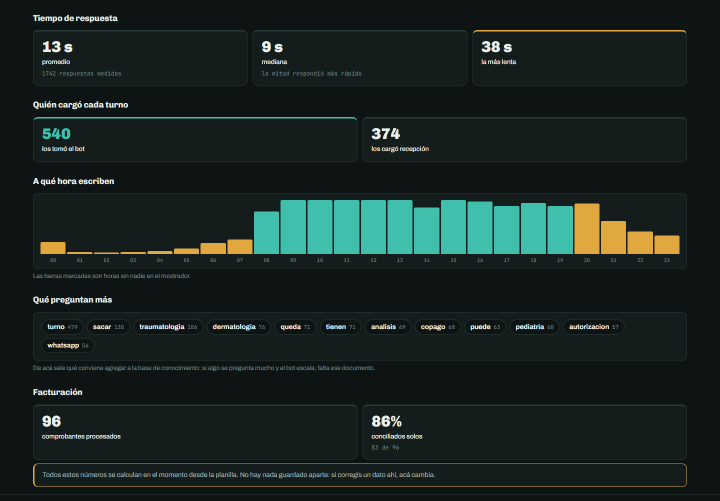
#> input picture diseno/assets/casos/sanatorio-metricas-v2.png, 1440 x 1002 px (shown at 1/2 size)
$ python optimizar_imagenes.py
#> lines starting #> are read from the running program, lines starting #| are printed output that depends on the picture
# -*- coding: utf-8 -*-
"""Pasa las imágenes fuente a WebP livianas para el sitio (sitio/img/).

Fuentes:
  diseno/assets/   las del diseño original (marca, fondos espaciales, capturas de casos)
  capturas/        las que saca scripts/capturar_casos.py (Sáenz, carta de La Sfoglia)

Cada captura sale en dos anchos (800 y 1600, nunca más que el original) para el srcset:
el celular baja la chica y una pantalla grande o retina, la grande. Al final imprime las
medidas reales, que son las que van en los width/height del HTML (así no salta el layout).

Uso:  python scripts/optimizar_imagenes.py
"""
import os
from PIL import Image

AQUI = os.path.dirname(os.path.abspath(__file__))
REPO = os.path.dirname(AQUI)
DISENO = os.path.join(REPO, 'diseno', 'assets')
CAPTURAS = os.path.join(REPO, 'capturas')
SALIDA = os.path.join(REPO, 'sitio', 'img')

# nombre de salida: (fuente, anchos)
CASOS = {
    'sanatorio-metricas': (os.path.join(DISENO, 'casos', 'sanatorio-metricas-v2.png'), (800, 1600)),
    'sanatorio-agenda': (os.path.join(DISENO, 'casos', 'sanatorio-agenda-v2.png'), (800, 1600)),
    'sanatorio-conversacion': (os.path.join(DISENO, 'casos', 'sanatorio-conversacion-v2.png'), (800, 1600)),
    'sfoglia-panel': (os.path.join(DISENO, 'casos', 'sfoglia-panel.png'), (800, 1600)),
    'sfoglia-carta': (os.path.join(CAPTURAS, 'sfoglia-carta.png'), (800, 1600)),
    'toba-portada': (os.path.join(DISENO, 'casos', 'toba-hero.png'), (800, 1600)),
    'toba-catalogo': (os.path.join(DISENO, 'casos', 'toba-catalogo.png'), (800, 1600)),
    'saenz-conciliacion': (os.path.join(CAPTURAS, 'saenz-conciliacion.png'), (800, 1600)),
    'saenz-saldos': (os.path.join(CAPTURAS, 'saenz-saldos.png'), (800, 1600)),
    'saenz-mora': (os.path.join(CAPTURAS, 'saenz-mora.png'), (800, 1600)),
    'fondo-aurora': (os.path.join(DISENO, 'space', 'aurora-verde.jpg'), (800, 1280)),
    'fondo-via-lactea': (os.path.join(DISENO, 'space', 'via-lactea.jpg'), (800, 1280)),
    'fondo-luna': (os.path.join(DISENO, 'space', 'luna.jpg'), (800, 1280)),
}
# Marca: un solo tamaño, a 3x de lo que se muestra (se ve nítida en cualquier pantalla)
MARCA = {
    'isotipo': (os.path.join(DISENO, 'brand', 'mark.png'), {'alto': 128}),
    'logotipo': (os.path.join(DISENO, 'brand', 'wordmark.png'), {'alto': 96}),
}


def guardar(im, ruta, calidad=82):
    im.save(ruta, 'WEBP', quality=calidad, method=6)
    return os.path.getsize(ruta) // 1024


def main():
    os.makedirs(SALIDA, exist_ok=True)
    print(f'{"archivo":34} {"medidas":>11}  peso')
    for nombre, (fuente, anchos) in CASOS.items():
        im = Image.open(fuente)
#> im is the input picture: PIL image 1440x1002 RGB; mean R, G, B 24.8, 37.4, 34
        im = im.convert('RGB')
        for ancho in anchos:
            ancho = min(ancho, im.width)
            alto = round(im.height * ancho / im.width)
            ruta = os.path.join(SALIDA, f'{nombre}-{ancho}.webp')
            # Los fondos van atenuados (opacidad .3 a .78): aguantan bastante menos calidad
            kb = guardar(im.resize((ancho, alto), Image.LANCZOS), ruta, 66 if nombre.startswith('fondo-') else 82)
            print(f'{os.path.basename(ruta):34} {ancho:>5}x{alto:<5}  {kb} KB')
#> this loop made 2 passes
#> kb on passes 1 to 2: 18, 44
#| sanatorio-metricas-800.webp          800x557    18 KB
#| sanatorio-metricas-1440.webp        1440x1002   44 KB
#> pass 1, in guardar, `im.save(ruta, 'WEBP', quality=calidad, method=6)`:
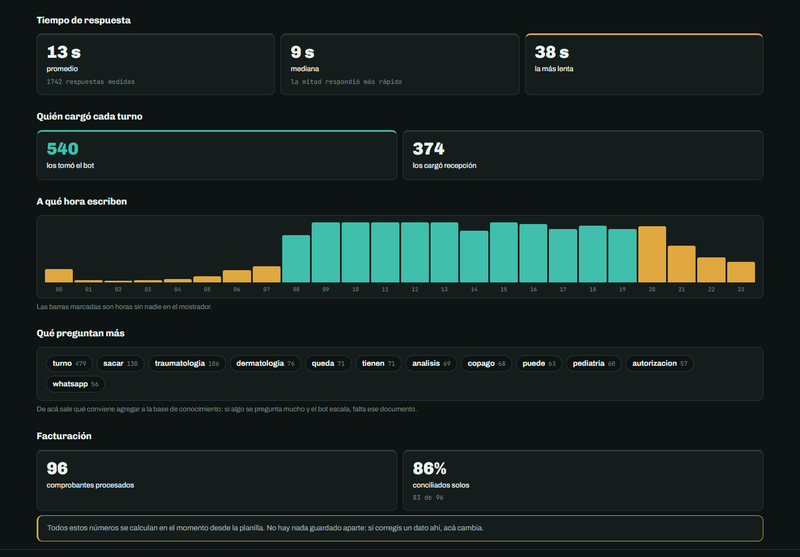
#> saved as sanatorio-metricas-800.webp: PIL image 800x557 RGB; mean R, G, B 24.8, 37.3, 33.9
#> pass 2 of the loop in main, `for nombre, (fuente, anchos) in CASOS.items():`:
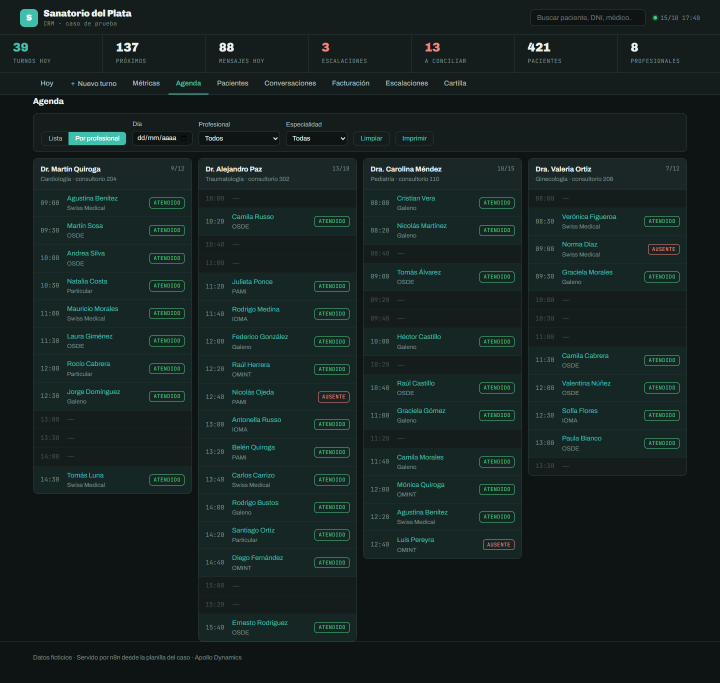
#> input picture diseno/assets/casos/sanatorio-agenda-v2.png, 1440 x 1365 px (shown at 1/2 size)
#> in main, im is the input picture: PIL image 1440x1365 RGB; mean R, G, B 21.5, 34.2, 32.2
#> the loop in main, `for ancho in anchos:` made 2 passes
#> kb on passes 1 to 2: 36, 92
#> (printed output is left out)
#> pass 1, in guardar (call 3), `im.save(ruta, 'WEBP', quality=calidad, method=6)`:
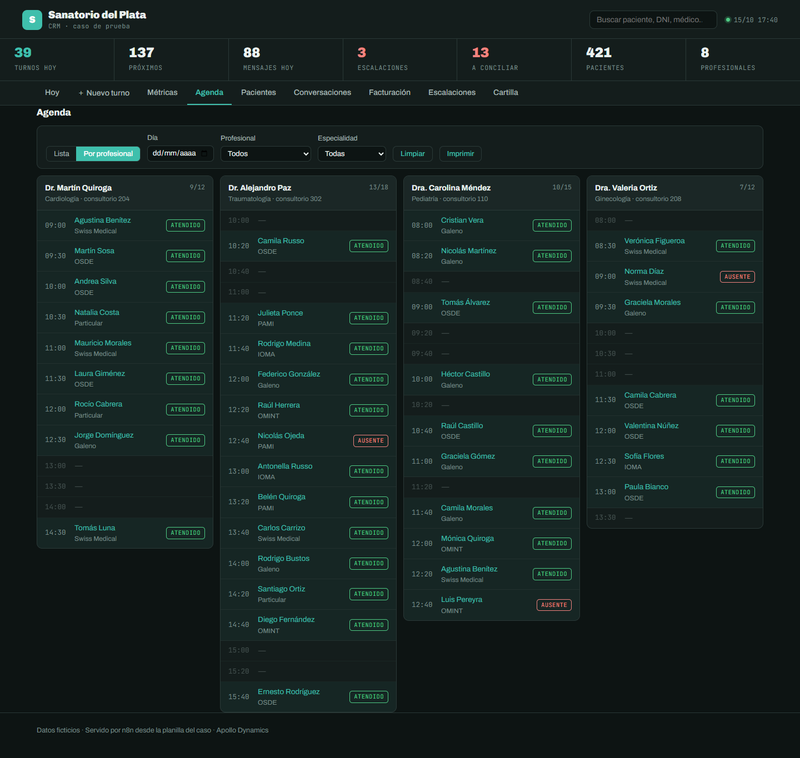
#> saved as sanatorio-agenda-800.webp: PIL image 800x758 RGB; mean R, G, B 21.5, 34.2, 32.2
#> pass 3 of the loop in main, `for nombre, (fuente, anchos) in CASOS.items():`:
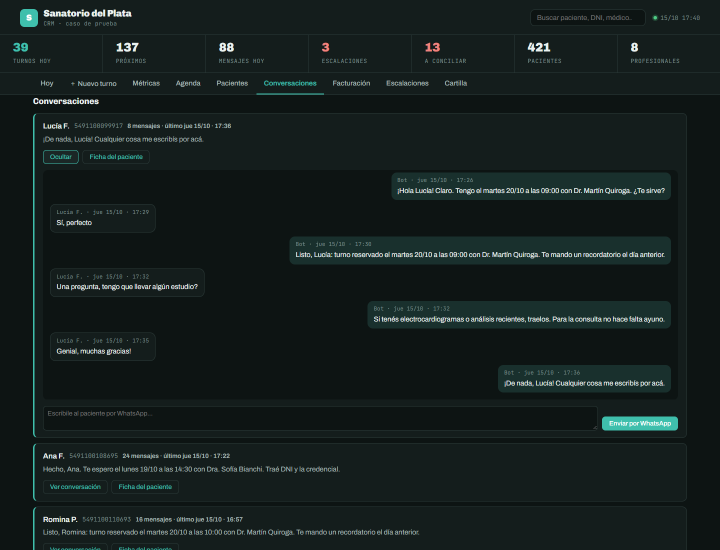
#> input picture diseno/assets/casos/sanatorio-conversacion-v2.png, 1440 x 1100 px (shown at 1/2 size)
#> in main, im is the input picture: PIL image 1440x1100 RGB; mean R, G, B 21.3, 31.4, 30.1
#> the loop in main, `for ancho in anchos:` made 2 passes
#> kb on passes 1 to 2: 25, 66
#> (printed output is left out)
#> pass 1, in guardar (call 5), `im.save(ruta, 'WEBP', quality=calidad, method=6)`:
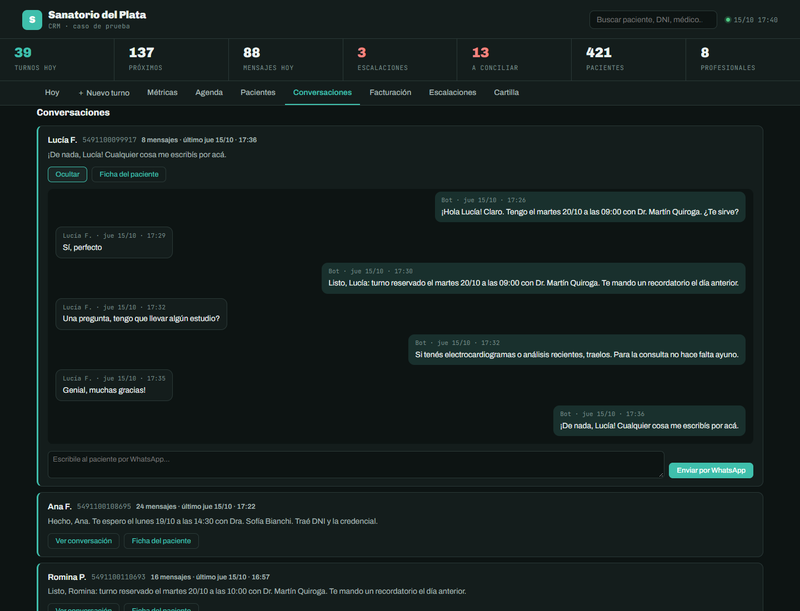
#> saved as sanatorio-conversacion-800.webp: PIL image 800x611 RGB; mean R, G, B 21.3, 31.4, 30.1
#> the loop made 7 passes; the first 3 are shown
    for nombre, (fuente, cfg) in MARCA.items():
        im = Image.open(fuente).convert('RGBA')
        alto = cfg['alto']
        ancho = round(im.width * alto / im.height)
        ruta = os.path.join(SALIDA, f'{nombre}.webp')
        kb = guardar(im.resize((ancho, alto), Image.LANCZOS), ruta, calidad=90)
        print(f'{os.path.basename(ruta):34} {ancho:>5}x{alto:<5}  {kb} KB')
    # Íconos: favicon y el de pantalla de inicio del celular, en PNG (los piden así)
    mark = Image.open(MARCA['isotipo'][0]).convert('RGBA')
    for lado, nombre in ((32, 'favicon-32.png'), (180, 'apple-touch-icon.png')):
        mark.resize((lado, lado), Image.LANCZOS).save(os.path.join(REPO, 'sitio', nombre))
    print('favicon-32.png, apple-touch-icon.png')


if __name__ == '__main__':
#> (the run stopped early here; a loop or call above may not have finished)
